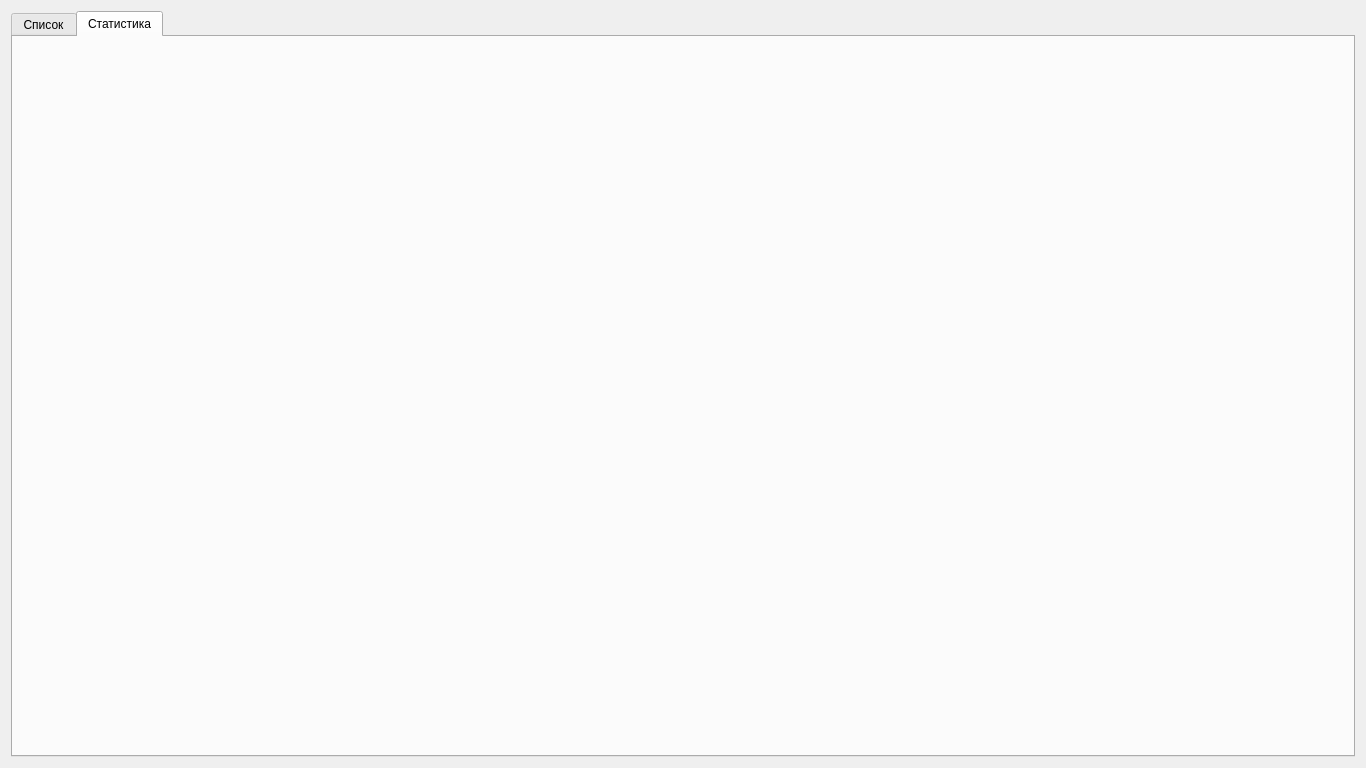
<?xml version="1.0" encoding="UTF-8"?>
<ui version="4.0">
 <class>TimeTracker</class>
 <widget class="QWidget" name="TimeTracker">
  <property name="geometry">
   <rect>
    <x>0</x>
    <y>0</y>
    <width>1366</width>
    <height>768</height>
   </rect>
  </property>
  <property name="windowTitle">
   <string>TimeTracker</string>
  </property>
  <layout class="QGridLayout" name="gridLayout">
   <item row="0" column="0">
    <widget class="QTabWidget" name="tabWidget">
     <property name="tabPosition">
      <enum>QTabWidget::TabPosition::North</enum>
     </property>
     <property name="tabShape">
      <enum>QTabWidget::TabShape::Rounded</enum>
     </property>
     <property name="currentIndex">
      <number>1</number>
     </property>
     <property name="documentMode">
      <bool>false</bool>
     </property>
     <widget class="QWidget" name="tab">
      <property name="sizePolicy">
       <sizepolicy hsizetype="Expanding" vsizetype="Expanding">
        <horstretch>0</horstretch>
        <verstretch>0</verstretch>
       </sizepolicy>
      </property>
      <attribute name="title">
       <string>Список</string>
      </attribute>
     </widget>
     <widget class="QWidget" name="tab_2">
      <property name="sizePolicy">
       <sizepolicy hsizetype="Expanding" vsizetype="Expanding">
        <horstretch>0</horstretch>
        <verstretch>0</verstretch>
       </sizepolicy>
      </property>
      <attribute name="title">
       <string>Статистика</string>
      </attribute>
     </widget>
    </widget>
   </item>
  </layout>
 </widget>
 <resources/>
 <connections/>
</ui>
